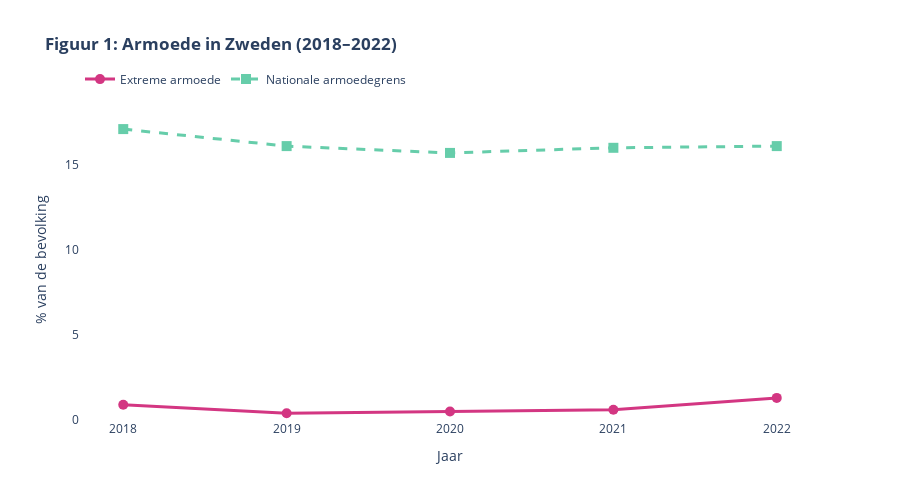

Write notebook code for a chart like this one.
### Markdown cell above
De grafiek toont de gemiddelde CPI verandering per kwartaal in Zweden tussen 2014 en 2024. Deze verandering wordt weergeven in procenten die schommelen van -0,4% tot +1,1%. De grafiek bevat vooral positieve waardes. Er zijn geen extremene schommelingen.

Rond het eerste kwartaal van 2020, rond COVID, is er een afname van -0,4% maar dit wordt weer herstelt later rond 2022.

### Code cell
import pandas as pd
import plotly.graph_objects as go

# Data inladen
df = pd.read_csv('processed_data/WDI_2014-2024.csv')

# Jaar-kolommen selecteren
jaar_kolommen = [col for col in df.columns if '[YR' in col]

# Omzetten naar lang formaat
df_long = df.melt(
    id_vars=['Country Name', 'Country Code', 'Series Name', 'Series Code'],
    value_vars=jaar_kolommen,
    var_name='Year',
    value_name='Value'
)
df_long['Year'] = df_long['Year'].str.extract(r'(\d{4})').astype(int)
df_long['Value'] = pd.to_numeric(df_long['Value'], errors='coerce')

# ✅ Filter op de jaren 2018 t/m 2022
df_long = df_long[df_long['Year'].between(2018, 2022)]

# Nederlandse vertaling van indicatornamen
vertaal = {
    'Poverty headcount ratio at $3.00 a day (2021 PPP) (% of population)': 'Extreme armoede',
    'Poverty headcount ratio at national poverty lines (% of population)': 'Nationale armoedegrens'
}
geselecteerde_series = list(vertaal.keys())

# Filter op land, series en jaar
df_poverty = df_long[
    (df_long['Country Name'] == 'Sweden') &
    (df_long['Series Name'].isin(geselecteerde_series))
].dropna(subset=['Value'])

# Vervang naar Nederlandse labels
df_poverty['Series Name'] = df_poverty['Series Name'].map(vertaal)

# Sorteer netjes
df_poverty = df_poverty.sort_values(by=['Series Name', 'Year'])

# Stijlen per serie
styles = {
    'Extreme armoede': {'color': '#d33682', 'dash': 'solid', 'symbol': 'circle'},
    'Nationale armoedegrens': {'color': '#66CDAA', 'dash': 'dash', 'symbol': 'square'}
}

# Plot maken
fig1 = go.Figure()

for name, group in df_poverty.groupby('Series Name'):
    fig1.add_trace(go.Scatter(
        x=group['Year'],
        y=group['Value'],
        name=name,
        mode='lines+markers',
        line=dict(color=styles[name]['color'], width=3, dash=styles[name]['dash']),
        marker=dict(size=10, symbol=styles[name]['symbol']),
        hovertemplate='<b>%{x}</b><br>%{y:.1f}%<extra></extra>'
    ))

# Grafiek lay-out
fig1.update_layout(
    title='<b>Figuur 1: Armoede in Zweden (2018–2022)</b>',
    xaxis=dict(title='Jaar', dtick=1),
    yaxis=dict(title='% van de bevolking', range=[0, df_poverty['Value'].max() * 1.1]),
    legend=dict(orientation="h", yanchor="bottom", y=1.02),
    height=500,
    plot_bgcolor='white'
)

fig1.show()

### Figure 1 — Plotly figure (JSON) as saved in the notebook; plotly's stock layout.template omitted (floating-point values rounded to 4 significant figures)
{"data": [{"hovertemplate": "<b>%{x}</b><br>%{y:.1f}%<extra></extra>", "line": {"color": "#d33682", "dash": "solid", "width": 3}, "marker": {"size": 10, "symbol": "circle"}, "mode": "lines+markers", "name": "Extreme armoede", "type": "scatter", "x": [2018, 2019, 2020, 2021, 2022], "y": [0.9, 0.4, 0.5, 0.6, 1.3]}, {"hovertemplate": "<b>%{x}</b><br>%{y:.1f}%<extra></extra>", "line": {"color": "#66CDAA", "dash": "dash", "width": 3}, "marker": {"size": 10, "symbol": "square"}, "mode": "lines+markers", "name": "Nationale armoedegrens", "type": "scatter", "x": [2018, 2019, 2020, 2021, 2022], "y": [17.1, 16.1, 15.7, 16.0, 16.1]}], "layout": {"height": 500, "legend": {"orientation": "h", "y": 1.02, "yanchor": "bottom"}, "plot_bgcolor": "white", "title": {"text": "<b>Figuur 1: Armoede in Zweden (2018–2022)</b>"}, "xaxis": {"dtick": 1, "title": {"text": "Jaar"}}, "yaxis": {"range": [0, 18.81], "title": {"text": "% van de bevolking"}}}}
